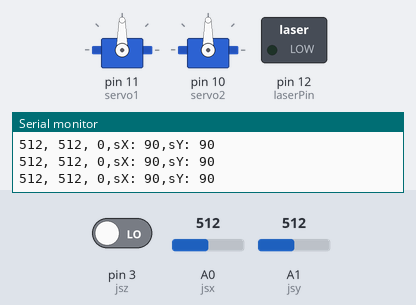
The sketch below on a simulated Arduino Uno, built with avr-gcc and run on an emulated ATmega328P. On the bench: 2 × servo, switched loads named in the sketch (green lamp = pin HIGH), the last lines printed to the serial monitor. Inputs (shaded band) come from the test bench; at power-on: A0 (jsx) = 512, A1 (jsy) = 512, pin 3 (jsz) LOW.

Above: at 1.2 s.
1.3 s: A0 (jsx) set to 716
At 2.5 s:
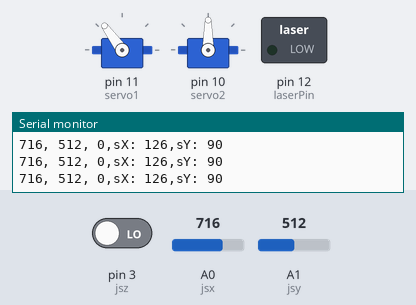
2.8 s: A1 (jsy) set to 716
At 3.3 s:
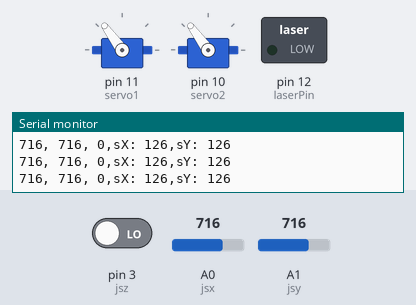
4.3 s: pin 3 (jsz) driven HIGH
At 5.2 s:
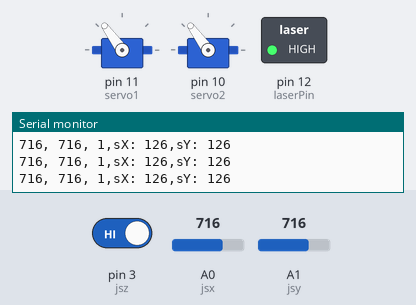
5.8 s: A0 (jsx) set to 900
At 7.0 s:
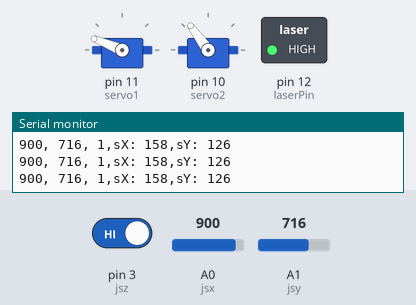
7.3 s: A1 (jsy) set to 900
At 7.9 s:
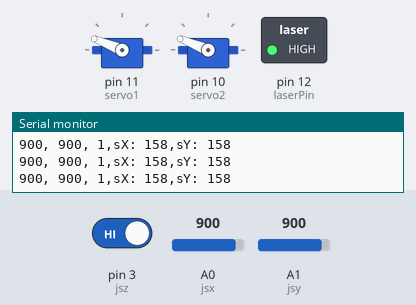
8.8 s: A0 (jsx) set to 982
At 9.8 s:
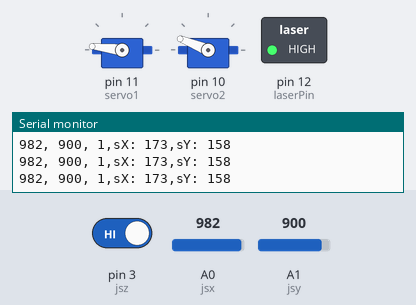
10.3 s: A0 (jsx) set to 1011
Timing chart, 0 to 13.3 s (numbered marks = the images above; inputs shaded):
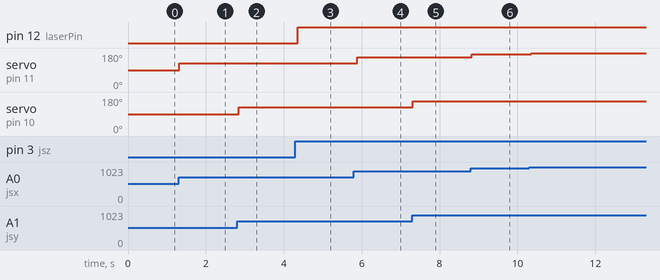

Measured:
- after the input at 1.3 s, servo on pin 11 (servo1): 90° → 126° at once
- after the input at 2.8 s, servo on pin 10 (servo2): 90° → 126° at once
- after the input at 4.3 s, pin 12 (laserPin): LOW → HIGH after 0.06 s
- after the input at 5.8 s, servo on pin 11 (servo1): 126° → 158° after 0.09 s
- after the input at 7.3 s, servo on pin 10 (servo2): 126° → 158° at once
- after the input at 8.8 s, servo on pin 11 (servo1): 158° → 173° at once
- after the input at 10.3 s, servo on pin 11 (servo1): 173° → 178° after 0.05 s

The sketch:

joystickLaser.ino
```cpp
#include <Servo.h>

const int servo1 = 11;
const int servo2 = 10;
const int laserPin = 12;
int servoVal;
int jsx = 0;
int jsy = 1;
int jsz = 3;
int z, servx, servy,xReadMax=50, xRead;

Servo msrv1;
Servo msrv2;
void setup() {
  // put your setup code here, to run once:
  pinMode(jsz, INPUT);
  pinMode(laserPin, OUTPUT);
  msrv1.attach(servo1);
  msrv2.attach(servo2);
  Serial.begin(9600);

}

void loop() {
  // put your main code here, to run repeatedly:

  int x, y;
    x = analogRead(jsx);
    y = analogRead(jsy);
    x =abs(x);
    y = abs(y);
//  Serial.print("TotX: ");
//  Serial.print(x);
//  Serial.print(",TotY: ");
//  Serial.println(y);
//  delay(500);
  z = digitalRead(jsz);
  servoVal = map(x, 0, 1020, 0, 180);
  servx = servoVal;
  msrv1.write(servx);
  servoVal = map(y, 0, 1020, 0, 180);
  servy = servoVal;
  msrv2.write(servy);
  joystickOutput(servx, servy, x, y);
  delay(100);


}

void lightLaser(int pwn) {
  digitalWrite(laserPin, pwn);
}
void joystickOutput(int servx, int servy, int x, int y) {
  Serial.print(analogRead(jsx), DEC);
  Serial.print(", ");
  Serial.print(analogRead(jsy), DEC);
  Serial.print(", ");
  Serial.print(digitalRead(jsz), DEC);
  Serial.print(",sX: ");
  Serial.print(servx);
  Serial.print(",sY: ");
  Serial.println(servy);

  if (z == 1) {
    lightLaser(1);
  }
  else {
    lightLaser(0);
  }
}
```
